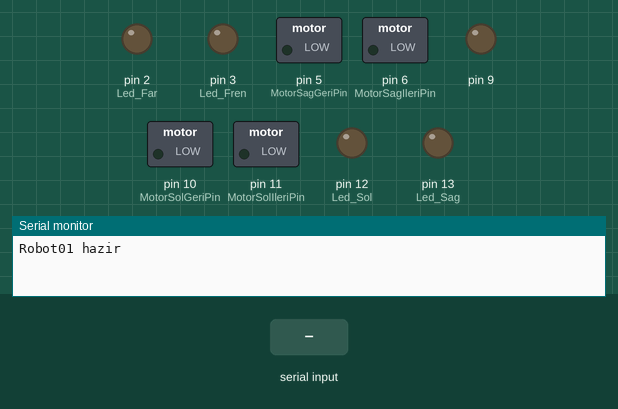
Simulated run of this sketch. Board: Arduino Uno, built with avr-gcc and run on an emulated ATmega328P. On the bench: switched loads named in the sketch (green lamp = pin HIGH), output pins drawn as LEDs (lit = HIGH), the last lines printed to the serial monitor. The test bench sets the inputs (shaded band).

Above: at 1.2 s.
1.3 s: "5" received over Serial
At 2.3 s:
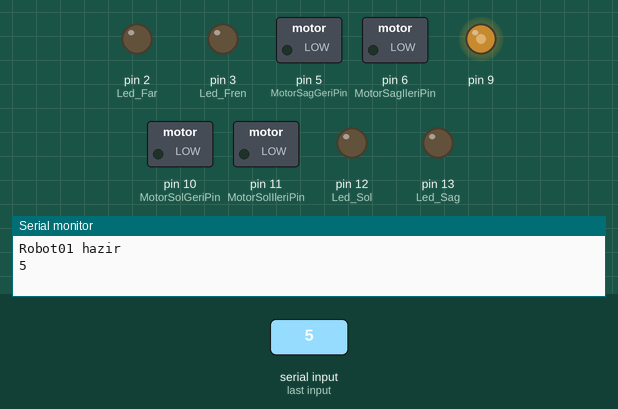
2.8 s: "8" received over Serial
At 4.0 s:
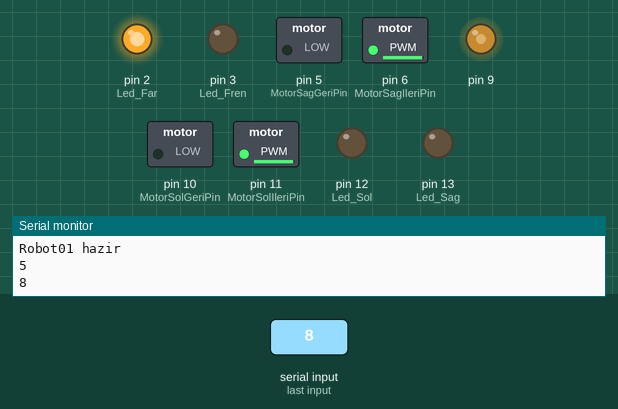
4.3 s: "2" received over Serial
At 5.3 s:
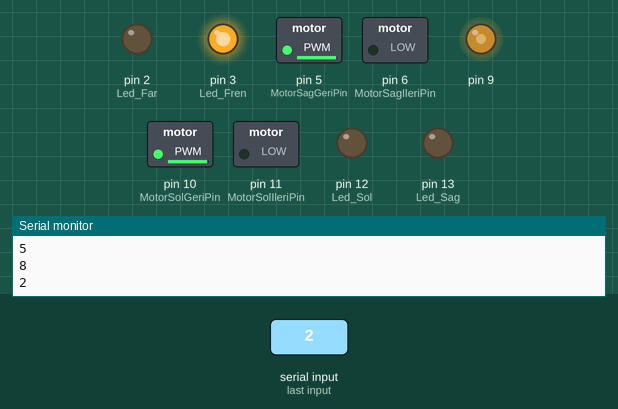
5.8 s: "4" received over Serial
At 6.5 s:
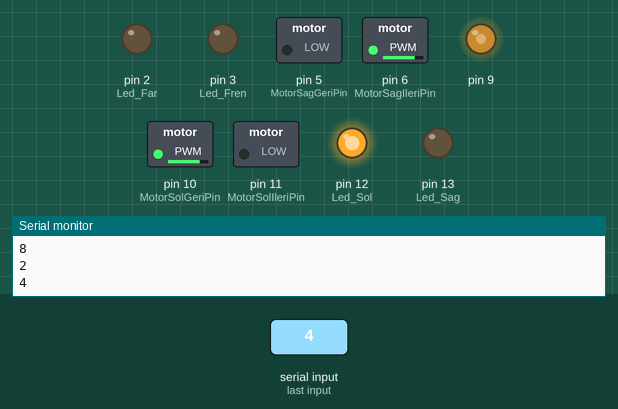
7.3 s: "6" received over Serial
At 7.6 s:
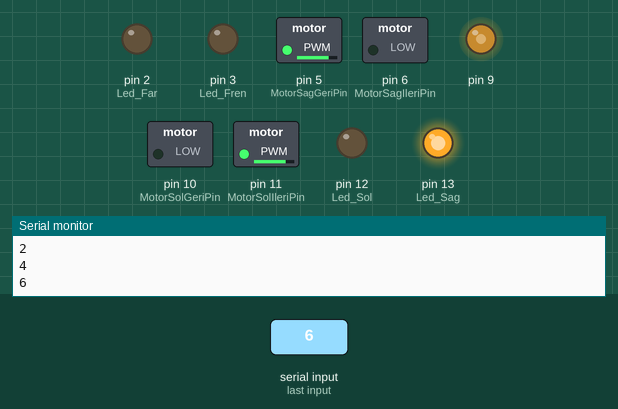
Timing chart, 0 to 19.0 s (numbered marks = the images above; inputs shaded):
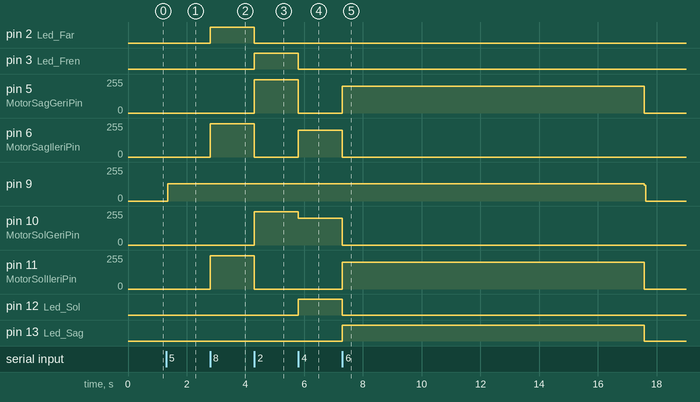

Measured:
- after the input at 1.3 s, pin 9: 0/255 → 130/255 after 0.05 s
- after the input at 2.8 s, pin 2 (Led_Far): LOW → HIGH at once; pin 6 (MotorSagIleriPin), pin 11 (MotorSolIleriPin): 0/255 → 250/255 at once
- after the input at 4.3 s, pin 2 (Led_Far): HIGH → LOW at once; pin 3 (Led_Fren): LOW → HIGH at once; pin 5 (MotorSagGeriPin), pin 10 (MotorSolGeriPin): 0/255 → 250/255 at once; pin 6 (MotorSagIleriPin), pin 11 (MotorSolIleriPin): 250/255 → 0/255 at once
- after the input at 5.8 s, pin 3 (Led_Fren): HIGH → LOW at once; pin 5 (MotorSagGeriPin): 250/255 → 0/255 at once; pin 6 (MotorSagIleriPin): 0/255 → 200/255 at once; pin 10 (MotorSolGeriPin): 250/255 → 200/255 at once; pin 12 (Led_Sol): LOW → HIGH at once
- after the input at 7.3 s, pin 5 (MotorSagGeriPin), pin 11 (MotorSolIleriPin): 0/255 → 200/255 at once, → 0/255 10.3 s later; pin 6 (MotorSagIleriPin), pin 10 (MotorSolGeriPin): 200/255 → 0/255 after 0.00 s instead of 8.8 s; pin 12 (Led_Sol): HIGH → LOW after 0.00 s instead of 8.8 s; pin 13 (Led_Sag): LOW → HIGH at once, → LOW 10.3 s later

The sketch:

bt002-rmtcar.ino
```cpp
// BT kontrollü araba
// ANDROID uygulaması olarak ROBOREMO isimli program kullanılabilir. Baska alternatiflerde vardır.

    #define Led_Far 2
    #define Led_Fren 3
    #define Led_Sol 12
    #define Led_Sag 13
    #define trigpini 7  // TRIG pini
    #define echopini 8  // ECHO pini
    #define IRSensor 4  //ir alici pini
    #define MotorSolIleriPin 11
    #define MotorSolGeriPin 10
    #define MotorSagIleriPin 6
    #define MotorSagGeriPin 5
    #define SesCikisi 9
    #define SensorSol A1
    #define SensorOrta A2
    #define SensorSag A3
    #define SensorSolPIN  A1
    #define SensorOrtaPIN A2
    #define SensorSagPIN  A3

int VeriGelmiyorSayac=0;
boolean beepon=false;

//bluetooth uzerinden gelen bilginin alinmasi
char BT_rx(){
  char gelenveri='_';
  if (Serial.available() > 0) //Serial portun kontrollü
  {
    gelenveri = Serial.read(); //Telefondan gelen verilerin kontrollü
    Serial.println(gelenveri);
    VeriGelmiyorSayac=0;
  }

  return gelenveri;
}


void setup() {
  // put your setup code here, to run once:
  Serial.begin(115200);

  pinMode(Led_Far,OUTPUT);
  pinMode(Led_Fren,OUTPUT);
  pinMode(Led_Sol,OUTPUT);
  pinMode(Led_Sag,OUTPUT);
  pinMode(9,OUTPUT);
  Serial.println("Robot01 hazir");

          analogWrite(MotorSolIleriPin,0);
          analogWrite(MotorSolGeriPin,0);
          analogWrite(MotorSagIleriPin,0);
          analogWrite(MotorSagGeriPin,0);
}

void beep(){
  digitalWrite(9,1);
  delay(1);
  digitalWrite(9,0);
  delay(1);

}
void Robot_Dur(){
    analogWrite(MotorSolIleriPin,0);
    analogWrite(MotorSolGeriPin,0);
    analogWrite(MotorSagIleriPin,0);
    analogWrite(MotorSagGeriPin,0);

    digitalWrite(Led_Sol, 0);
    digitalWrite(Led_Sag, 0);
    digitalWrite(Led_Far, 0);
    digitalWrite(Led_Fren, 0);

}

void loop() {
  // put your main code here, to run repeatedly:
  delay (1);

if (beepon==true){
  digitalWrite(9,1 - digitalRead(9));
}

  switch (BT_rx())
  {
    case '_': //veri gelmiyor ise 10sn sonra otomatik dursun
      if (VeriGelmiyorSayac<10000){
        VeriGelmiyorSayac++;
      }else{
        Robot_Dur();
        beepon=false;
      }

    break;

    case '8'://ileri
          analogWrite(MotorSolIleriPin,250);
          analogWrite(MotorSolGeriPin,0);
          analogWrite(MotorSagIleriPin,250);
          analogWrite(MotorSagGeriPin,0);

          digitalWrite(Led_Sol, 0);
          digitalWrite(Led_Sag, 0);
          digitalWrite(Led_Far, 1);
          digitalWrite(Led_Fren, 0);
    break;

    case '2'://geri
          analogWrite(MotorSolIleriPin,0);
          analogWrite(MotorSolGeriPin,250);
          analogWrite(MotorSagIleriPin,0);
          analogWrite(MotorSagGeriPin,250);

          digitalWrite(Led_Sol, 0);
          digitalWrite(Led_Sag, 0);
          digitalWrite(Led_Far, 0);
          digitalWrite(Led_Fren, 1);
    break;

    case '0'://stop
      Robot_Dur();
    break;

    case '4'://sol
          analogWrite(MotorSolIleriPin,0);
          analogWrite(MotorSolGeriPin,200);
          analogWrite(MotorSagIleriPin,200);
          analogWrite(MotorSagGeriPin,0);

          digitalWrite(Led_Sol, 1);
          digitalWrite(Led_Sag, 0);
          digitalWrite(Led_Far, 0);
          digitalWrite(Led_Fren, 0);
    break;

    case '6'://sag
          analogWrite(MotorSolIleriPin,200);
          analogWrite(MotorSolGeriPin,0);
          analogWrite(MotorSagIleriPin,0);
          analogWrite(MotorSagGeriPin,200);

          digitalWrite(Led_Sol, 0);
          digitalWrite(Led_Sag, 1);
          digitalWrite(Led_Far, 0);
          digitalWrite(Led_Fren, 0);
    break;

    case '5'://beep
      beepon=true;


    break;

    case '7'://ileri+sol
    break;

    case '9'://ileri+sag
    break;

    case '1'://gerii+sol
    break;

    case '3'://geri+sag
    break;

    case 'q'://korna on
      beepon=true;
    break;

    case 'a'://korna off
      beepon=false;
    break;

    case 13:
        Serial.println("ROBOS01 Ostim Mesleki ve Teknik Anadolu Lisesi");
        /*
        Serial.print("Batarya:");
        Serial.print(analogRead(A0));
        Serial.println(" ");
        Serial.print("sensor:");
        Serial.print(Sensorler[0]);
        Serial.print(",");
        Serial.print(Sensorler[1]);
        Serial.print(",");
        Serial.print(Sensorler[2]);
        Serial.println(" ");
        */
    break;
    default:
    break;
  }

}
```
